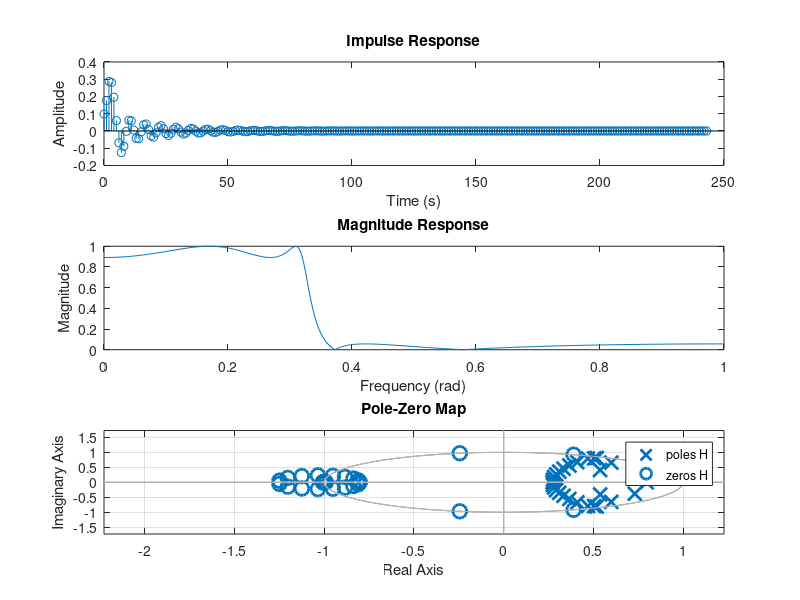
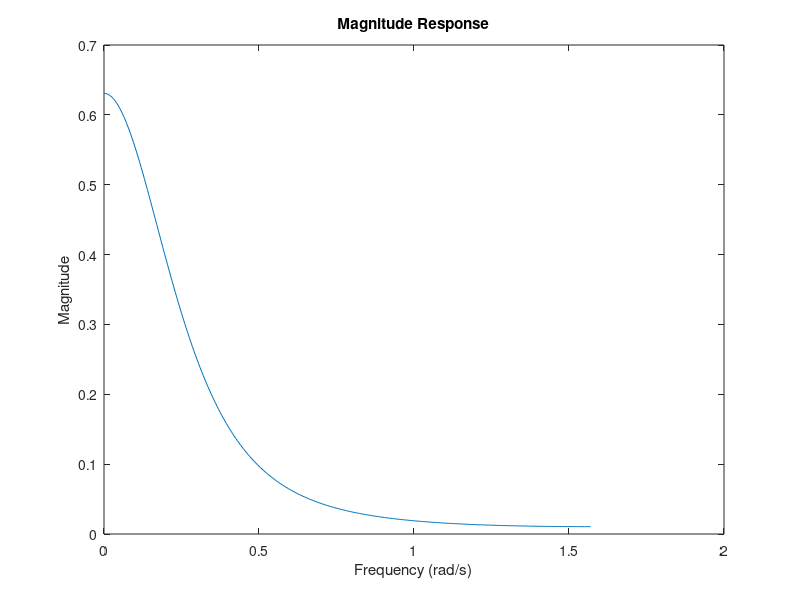
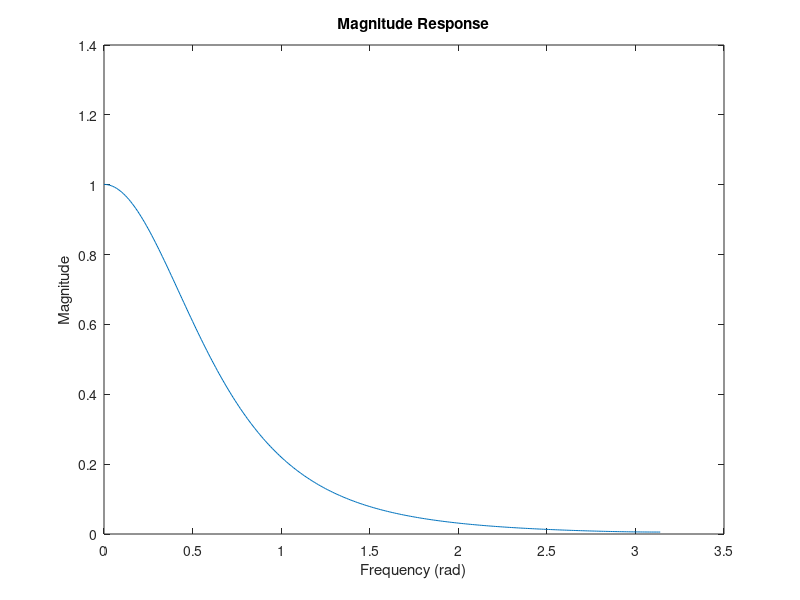
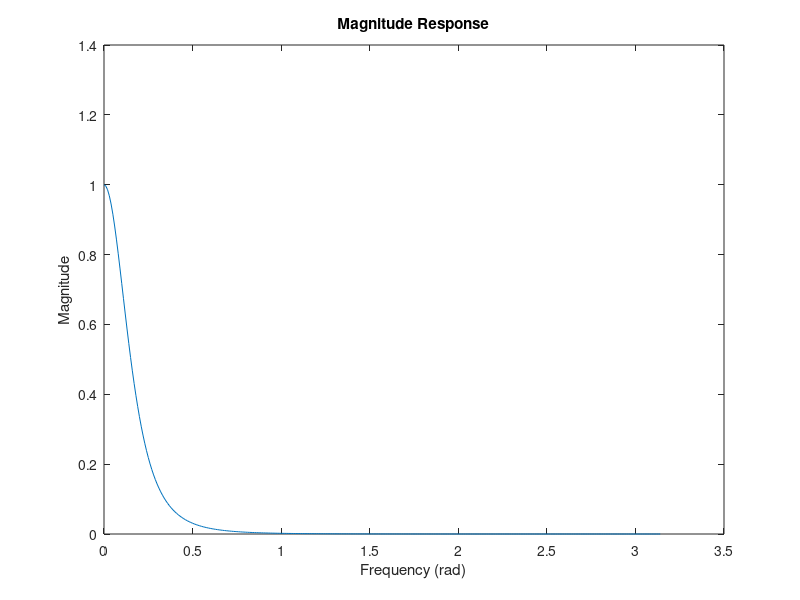

Write MATLAB code to recreate these figures, in order.
%% Lab Task 1
Td = 2;
w_c = 0.3 * pi;
omega_c = w_c / Td;
N = 4;
k = 0:(N - 1);
s_k = omega_c * exp(1i * (pi / 2 * N) * (2 * k + N - 1));
H_c = zpk([], s_k, omega_c ^ N);
[num, den] = zp2tf([], s_k, omega_c ^ N);

num = real(num); den = real(den);

H = tf(num, den);

% impulse response
figure(1);
impulse(H);
title('Impulse Response');
xlabel('Time (s)');
ylabel('Amplitude');

% magnitude response
w = 0:0.01:pi;
figure(2);
[h, w] = freqz(num, den, w);
plot(w/Td, abs(h));
title('Magnitude Response');
xlabel('Frequency (rad/s)');
ylabel('Magnitude');

% convert to digital filter using impulse invariance
figure(3);
[bz, az] = impinvar(num, den, 1 / Td);
[h, w] = freqz(bz, az, w);

plot(w, abs(h));
title('Magnitude Response');
xlabel('Frequency (rad)');
ylabel('Magnitude');

% convert to digital filter using bilinear transform
figure(4);
[bz, az] = bilinear(num, den, 1 / Td);
[h, w] = freqz(bz, az, w);

plot(w, abs(h));
title('Magnitude Response');
xlabel('Frequency (rad)');
ylabel('Magnitude');

%% Lab Task 2a
fs = 200;
Rp = 1;
Wp = 32/(fs/2);
Ws = 38/(fs/2);
Rs = 25;

% get order and cutoff
[n, Wn] = buttord(Wp, Ws, Rp, Rs);
disp(['Order: ', num2str(n)]);

% define filter
[b, a] = butter(n, Wn);

% show impulse response
[h, t] = impz(b, a);
figure(1);
subplot(311);
stem(t, h);
title('Impulse Response');
xlabel('Time (s)');
ylabel('Amplitude');

% show magnitude response
w = 0:0.01:pi;
[h, w] = freqz(b, a, w);
subplot(312);
plot(w/pi, abs(h));
title('Magnitude Response');
xlabel('Frequency (rad)');
ylabel('Magnitude');

% define discrete filter transfer function
H = tf(b, a, -1, 'variable', 'z^-1');
subplot(313);
pzmap(H);

%% Lab Task 2b
fs = 200;
Rp = 1;
Wp = 32/(fs/2);
Ws = 38/(fs/2);
Rs = 25;

% get order and cutoff
[n, ~] = cheb1ord(Wp, Ws, Rp, Rs);
disp(['Order: ', num2str(n)]);

% define filter
[b, a] = cheby1(n, Rp, Wp);

% show impulse response
[h, t] = impz(b, a);
figure(1);
subplot(311);
stem(t, h);
title('Impulse Response');
xlabel('Time (s)');
ylabel('Amplitude');

% show magnitude response
w = 0:0.01:pi;
[h, w] = freqz(b, a, w);
subplot(312);
plot(w/pi, abs(h));
title('Magnitude Response');
xlabel('Frequency (rad)');
ylabel('Magnitude');

% define discrete filter transfer function
H = tf(b, a, -1, 'variable', 'z^-1');
subplot(313);
pzmap(H);

%% Lab Task 2c
fs = 200;
Rp = 1;
Wp = 32/(fs/2);
Ws = 38/(fs/2);
Rs = 25;

% get order and cutoff
[n, Wn] = ellipord(Wp, Ws, Rp, Rs);
disp(['Order: ', num2str(n)]);

% define filter
[b, a] = ellip(n, Rp, Rs, Wp);

% show impulse response
[h, t] = impz(b, a);
figure(1);
subplot(311);
stem(t, h);
title('Impulse Response');
xlabel('Time (s)');
ylabel('Amplitude');

% show magnitude response
w = 0:0.01:pi;
[h, w] = freqz(b, a, w);
subplot(312);
plot(w/pi, abs(h));
title('Magnitude Response');
xlabel('Frequency (rad)');
ylabel('Magnitude');

% define discrete filter transfer function
H = tf(b, a, -1, 'variable', 'z^-1');
subplot(313);
pzmap(H);